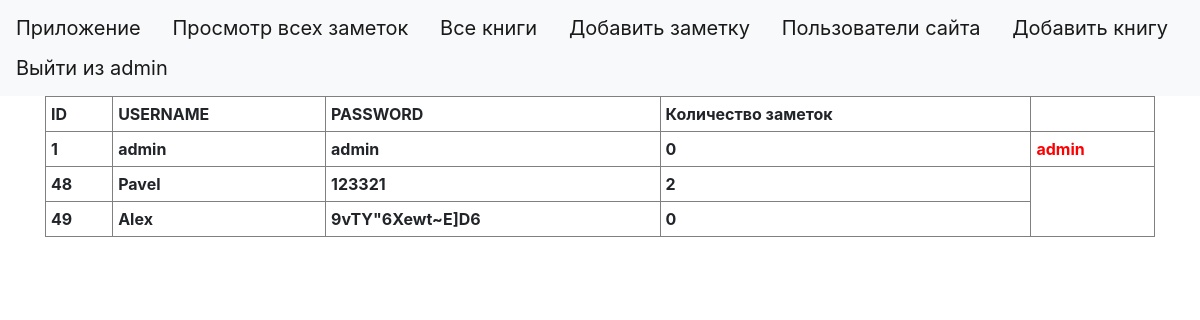
/site_users (signed in), run on the app's committed database.
### tables this page shows
CREATE TABLE users 
                            (id INTEGER PRIMARY KEY AUTOINCREMENT, 
                             user_name VARCHAR(50),
                             password_hash VARCHAR(128)
                             );

### main.py (the view)
@app.route('/site_users')
def site_users():
    if 'username' not in session:
        return redirect('/login')
    if session['username'] not in admins:
        return redirect('/')
    user_model = UsersModel(db.get_connection())
    num = user_model.get_all()
    all_users = []
    for i in num:
        id = i[0]
        username = i[1]
        password = i[2]
        k = user_model.count(id)
        all_users.append((id, username, password, k))
    return render_template('site_users.html', users=all_users, admins=admins, username=session['username'])

### db.py (called while the page is built)
    def get_connection(self):
        return self.conn

### users_model.py (called while the page is built)
    def get_all(self):
        cursor = self.connection.cursor()
        cursor.execute("SELECT * FROM users")
        rows = cursor.fetchall()
        return rows

    def count(self, user_id):
        cursor = self.connection.cursor()
        cursor.execute("SELECT COUNT(*) FROM news WHERE user_id = '{}'".format(user_id))
        row = cursor.fetchone()
        if not row:
            return 0
        return row[0]

### templates/site_users.html
{% extends "base.html" %}
{% block content %}
    <div>
  <table border="1" width="100%" cellpadding="5" >
       <th>ID</th>
      <th>USERNAME</th>
      <th>PASSWORD</th>
      <th>Количество заметок</th>
    {% for id, user_name, password, count in users%}
      <tr>
          <th>{{id}}</th>
          <th>{{user_name}}</th>
          <th>{{password}}</th>
          <th>{{count}}</th>
          {% if user_name in admins %}
            <th style="color:red"> admin</th>
          {% endif %}
    </tr>
    {% endfor %}
       </table>
    </div>
      {% endblock %}

### data on the page
users: id "1", user_name "admin", password_hash "admin", count "0"
users: id "48", user_name "Pavel", password_hash "123321", count "2"
users: id "49", user_name "Alex", password_hash "9vTY\"6Xewt~E]D6", count "0"

### other printed values
{{ session['username'] }} "admin"
